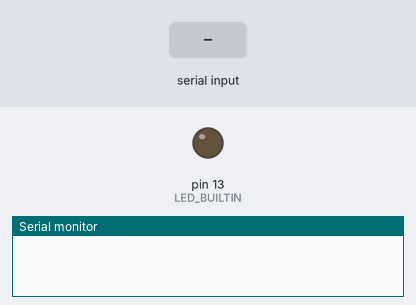
Simulated run of this sketch. Board: Arduino Uno, built with avr-gcc and run on an emulated ATmega328P. Parts: output pins drawn as LEDs (lit = HIGH), the last lines printed to the serial monitor. Dashed ring = blinking. Inputs (shaded band) come from the test bench.

Above: at 1.2 s.
1.3 s: "test" received over Serial
At 2.35 s:
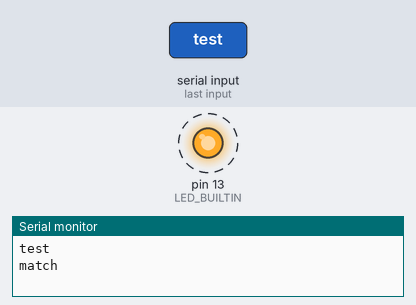
4.3 s: "1" received over Serial
Timing chart, 0 to 7.3 s (numbered marks = the images above; inputs shaded):
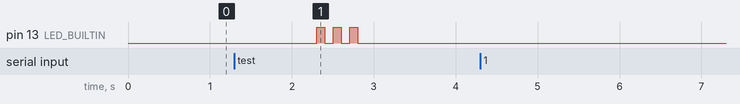

Measured:
- after the input at 1.3 s, pin 13 (LED_BUILTIN): alternates HIGH for 0.10 s and LOW for 0.10 s, 6 changes in all, then stays LOW, starting after 1.0 s

The sketch:

arduino.ino
```cpp
void setup()
{
    pinMode(LED_BUILTIN, OUTPUT);
    Serial.begin(9600);
}

void loop()
{
    String input = "";

    if (Serial.available() > 0)
    {
        input = Serial.readString();
        Serial.println(input);

        if (input == "test")
        {
            Serial.println("match");

            digitalWrite(LED_BUILTIN, HIGH);
            delay(100);
            digitalWrite(LED_BUILTIN, LOW);
            delay(100);
            digitalWrite(LED_BUILTIN, HIGH);
            delay(100);
            digitalWrite(LED_BUILTIN, LOW);
            delay(100);
            digitalWrite(LED_BUILTIN, HIGH);
            delay(100);
            digitalWrite(LED_BUILTIN, LOW);
            delay(100);
        }
        else
        {
            Serial.println("else");
        }
    }
}
```
